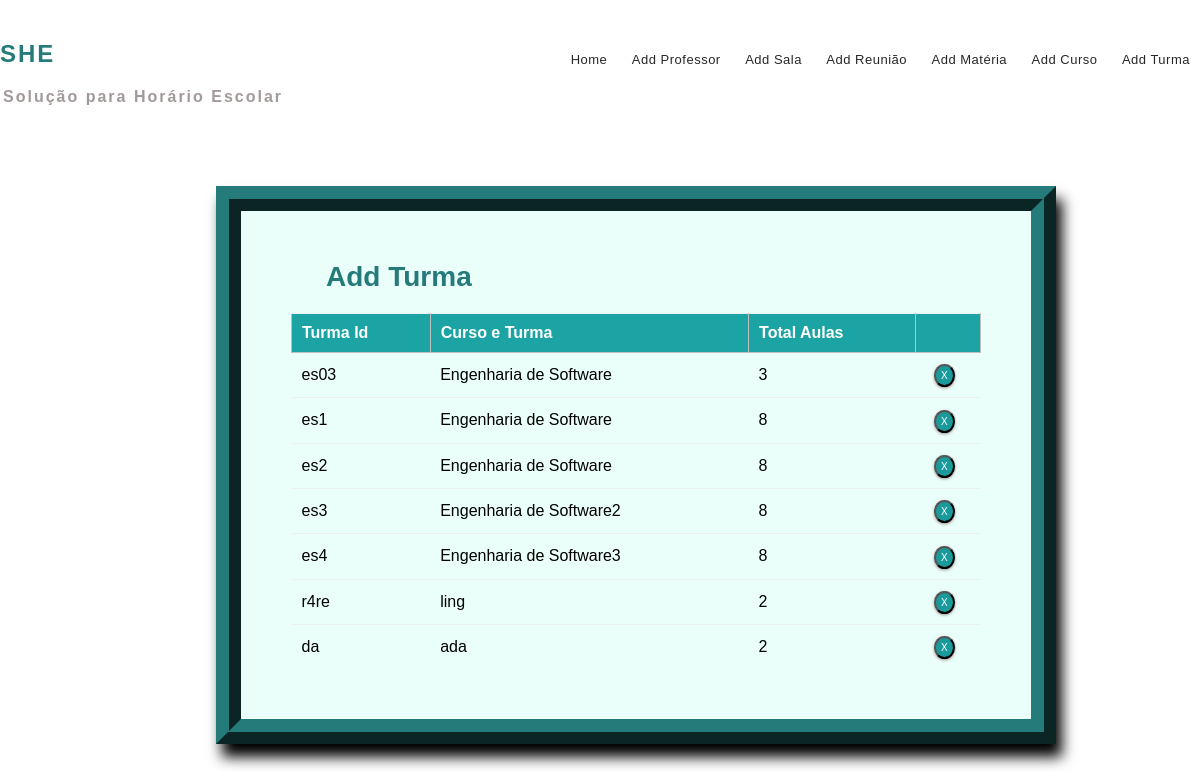
/section_list/, run on the app's committed database.
### mm1/models.py (models this page shows, shortened)
class Section(models.Model):
    section_id = models.CharField(max_length=25, primary_key=True)
    department = models.ForeignKey(Department, on_delete=models.CASCADE)
    num_class_in_week = models.IntegerField(default=0)
    course = models.ForeignKey(Course, on_delete=models.CASCADE, blank=True, null=True)
    meeting_time = models.ForeignKey(MeetingTime, on_delete=models.CASCADE, blank=True, null=True)
    room = models.ForeignKey(Room,on_delete=models.CASCADE, blank=True, null=True)
    instructor = models.ForeignKey(Instructor, on_delete=models.CASCADE, blank=True, null=True)

class Department(models.Model):
    dept_name = models.CharField(max_length=50)
    courses = models.ManyToManyField(Course)
    def __str__(self):
        return self.dept_name

### mm1/views.py (the view)
# urls.py: path('section_list/', views.section_list, name='editsection'),
def section_list(request):
    context = {
        'sections': Section.objects.all()
    }
    return render(request, 'seclist.html', context)

### templates/seclist.html (shortened to what this page needs)
{% extends 'base.html' %}
{% block content %}
{% load static %}
<fieldset class="fieldset">
    <a href="{% url 'addsection'%}"><h1 class="tablink" onclick="openPage('new')" id="defaultOpen">Add Turma</h1></a>
    <div class="tabcontent" id="edit">
        <table class="table1">
            <thead>
            <tr class="table-headers">
            <th>Turma Id</th>
            <th>Curso e Turma</th>
            <th>Total Aulas</th>
            <th  class="empty"></th>
            </tr>
            </thead>
            <tbody>
            {% for sec in sections %}
            <tr>
             <td>{{sec.section_id}}</td>
             <td>{{sec.department}}</td>
             <td>{{sec.num_class_in_week }}</td>
             <td class="empty">
                <form action="{% url 'deletesection' sec.section_id %}" method="post">
                        <input type="submit" value="X" class="cross">
                </form>
             </td>
             </tr>
            {% endfor %}
            </tbody>
        </table>
    </div>
</fieldset>
{% endblock %}

### static/CSS/style.css (style rules this page uses)
* { margin: 0; padding: 0; box-sizing: border-box; font-family: sans-serif; }
html { scroll-behavior: smooth; }
a { text-decoration:none; }
form { margin-top: 3%; margin-left: 18%; margin-right: 12%; }
fieldset h1 { color: #257a7a; padding-bottom: 20px; margin-left: 35px; display: inline-block; cursor: pointer; font-size: 28px; }
fieldset input { padding:8px; color: #938c8c }
.table2 td, th { border: 1px solid rgb(190,190,190); padding: 10px 20px; }
.table1 { width: 100%; border-collapse: collapse; text-align: left; overflow: hidden; }
.table1 td, th { border-top: 1px solid #ECF0F1; padding: 10px; }
.table1 th { background-color: #1ca4a4; color: #fff; }
.cross { border-radius: 50%; font-size:10px; box-shadow: 0px 1px 3px 0px #9e9292; padding: 4px 5px; color: #fff; background-color: #1a9a9a; cursor: pointer; }
.fieldset { margin-top: 3%; margin-left: 18%; margin-right: 12%; padding: 50px; border-width: 25px; border-style: ridge; border-color: #257a7a; box-shadow: 6px 13px 13px 0px black; background-color: #ebfffa; }

### data on the page
Section: section_id "es03", department "Engenharia de Software", num_class_in_week "3"
Section: section_id "es1", department "Engenharia de Software", num_class_in_week "8"
Section: section_id "es2", department "Engenharia de Software", num_class_in_week "8"
Section: section_id "es3", department "Engenharia de Software2", num_class_in_week "8"
Section: section_id "es4", department "Engenharia de Software3", num_class_in_week "8"
Section: section_id "r4re", department "ling", num_class_in_week "2"
Section: section_id "da", department "ada", num_class_in_week "2"
